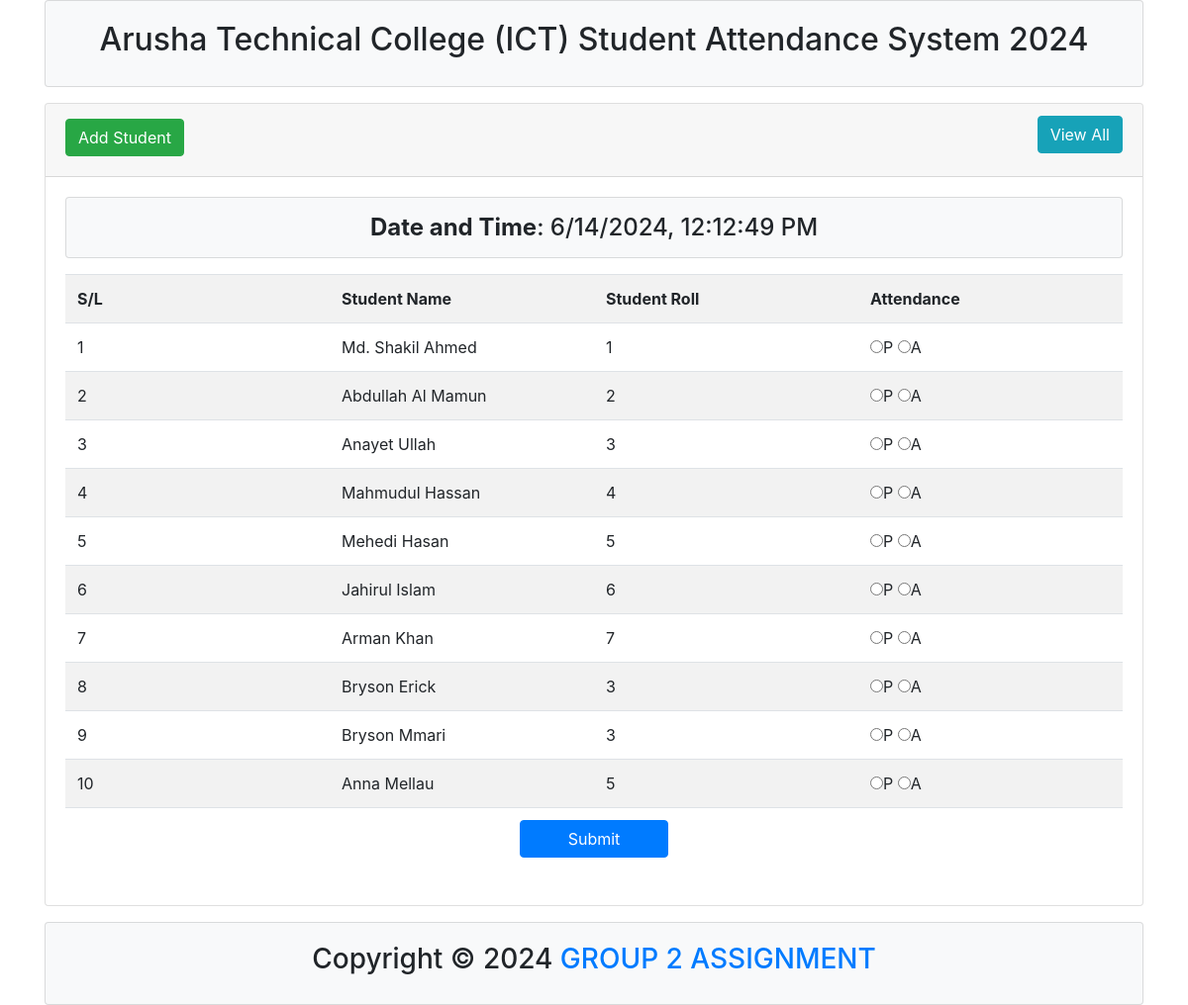
The page / on the database its author committed.
### tables this page shows
CREATE TABLE `tbl_student` (
  `id` int(11) NOT NULL,
  `name` varchar(255) NOT NULL,
  `roll` int(11) NOT NULL,
  `course` varchar(20) NOT NULL,
  `level` varchar(20) NOT NULL,
  `academicYear` varchar(20) NOT NULL
);

### lib/Database.php (called while the page is built, shortened)
<?php
Class Database{
 public $host   = DB_HOST;
 public $user   = DB_USER;
 public $pass   = DB_PASS;
 public $dbname = DB_NAME;
 public $link;
private function connectDB(){
   $this->link = new mysqli($this->host, $this->user, $this->pass,
      $this->dbname);
   }
  public function select($query){
    $result = $this->link->query($query) or
       die($this->link->error.__LINE__);
      if($result->num_rows > 0){
        return $result;
      } else {
        return false;
      }
   }
}

### classes/Student.php (called while the page is built, shortened)
<?php
	$filepath = realpath(dirname(__FILE__));
	include_once ($filepath.'/../lib/Database.php');
?>
<?php
class Student{
	private $db;
	public function __construct(){
		$this->db = new Database();
	}
	public function getStudents(){
		$query = "SELECT * FROM tbl_student";
		$result = $this->db->select($query);
		return $result;
	}
}

### index.php (the view, shortened to what this page needs)
<?php
	include "inc/header.php";
	include "classes/Student.php";
	$stu = new Student();
?>
	<div class="container">
		<div class="card">
			<div class="card-header">
				<h2>
					<a class="btn btn-success" href="add.php">Add Student</a>
					<a class="btn btn-info float-right" href="date_view.php">View All</a>
				</h2>
			</div>
			<div class="card-body">
				<div class="card bg-light text-center mb-3">
					<h4 class="m-0 py-3"><strong>Date and Time</strong>: <span id="currentDateTime"></span></h4>
				</div>
				<form action="" method="post">
					<table class="table table-striped">
						<tr>
							<th width="25%">S/L</th>
							<th width="25%">Student Name</th>
							<th width="25%">Student Roll</th>
							<th width="25%">Attendance</th>
						</tr>
<?php
	$getstudent = $stu->getStudents();
	if ($getstudent) {
		$i = 0;
		while ($value = $getstudent->fetch_assoc()) {
			$i++;
?>
						<tr>
							<td><?php echo $i; ?></td>
							<td><?php echo $value['name']; ?></td>
							<td><?php echo $value['roll']; ?></td>
							<td>
								<input type="radio" name="attend[<?php echo $value['roll']; ?>]" value="present">P
								<input type="radio" name="attend[<?php echo $value['roll']; ?>]" value="absent">A
							</td>
						</tr>
<?php } } ?>
						<tr>
							<td colspan="4" class="text-center">
								<input type="submit" name="submit" class="btn btn-primary px-5" value="Submit">
							</td>
						</tr>
					</table>
				</form>
			</div>
		</div>
	</div>
<?php include "inc/footer.php"; ?>

### inc/header.php (shortened to what this page needs)
<!DOCTYPE html>
<html lang="en">
<head>
	<link rel="stylesheet" type="text/css" href="https://stackpath.bootstrapcdn.com/bootstrap/4.2.1/css/bootstrap.min.css">
	<link rel="stylesheet" type="text/css" href="css/style.css">
</head>
<body>
	<div class="container mb-3">
		<div class="card card-body bg-light text-center">
			<h2>Arusha Technical College (ICT) Student Attendance System 2024</h2>
		</div>
	</div>

### inc/footer.php (shortened to what this page needs)
	<div class="container mt-3">
		<div class="card card-body bg-light text-center">
			<h3>
				<span>Copyright &copy;</span>
				<span>
					<a target="_blank" href="https://www.facebook.com/promahmudul">
						GROUP 2 ASSIGNMENT
					</a>
				</span>
			</h3>
		</div>
	</div>
</body>
</html>

### rows shown on the page
tbl_student: name "Md. Shakil Ahmed", roll "1"
tbl_student: name "Abdullah Al Mamun", roll "2"
tbl_student: name "Anayet Ullah", roll "3"
tbl_student: name "Mahmudul Hassan", roll "4"
tbl_student: name "Mehedi Hasan", roll "5"
tbl_student: name "Jahirul Islam", roll "6"
tbl_student: name "Arman Khan", roll "7"
tbl_student: name "Bryson Erick", roll "3"
tbl_student: name "Bryson Mmari", roll "3"
tbl_student: name "Anna Mellau", roll "5"
